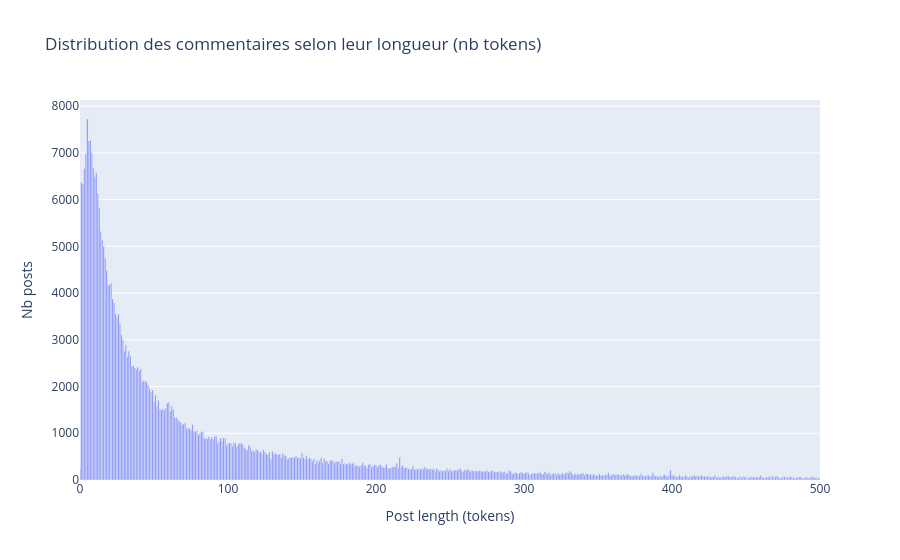

Write notebook code for a chart like this one.
### Code cell
fig = px.bar(
    data_frame=lens_posts, 
    x="Post length (tokens)",
    y="Nb posts",
    range_x=[0, 500],
    title='Distribution des commentaires selon leur longueur (nb tokens)' 
)

fig.show()

### Figure 1 — Plotly figure (JSON) as saved in the notebook; plotly's stock layout.template omitted (floating-point values rounded to 4 significant figures; data arrays with more than 128 entries replaced by an {"elided": "..."} marker saying what was removed)
{"data": [{"alignmentgroup": "True", "hovertemplate": "Post length (tokens)=%{x}<br>Nb posts=%{y}<extra></extra>", "legendgroup": "", "marker": {"color": "#636efa", "pattern": {"shape": ""}}, "name": "", "offsetgroup": "", "orientation": "v", "showlegend": false, "textposition": "auto", "type": "bar", "x": {"elided": "1776 int values"}, "xaxis": "x", "y": {"elided": "1776 int values"}, "yaxis": "y"}], "layout": {"barmode": "relative", "legend": {"tracegroupgap": 0}, "title": {"text": "Distribution des commentaires selon leur longueur (nb tokens)"}, "xaxis": {"anchor": "y", "domain": [0, 1], "range": [0, 500], "title": {"text": "Post length (tokens)"}}, "yaxis": {"anchor": "x", "domain": [0, 1], "title": {"text": "Nb posts"}}}}
